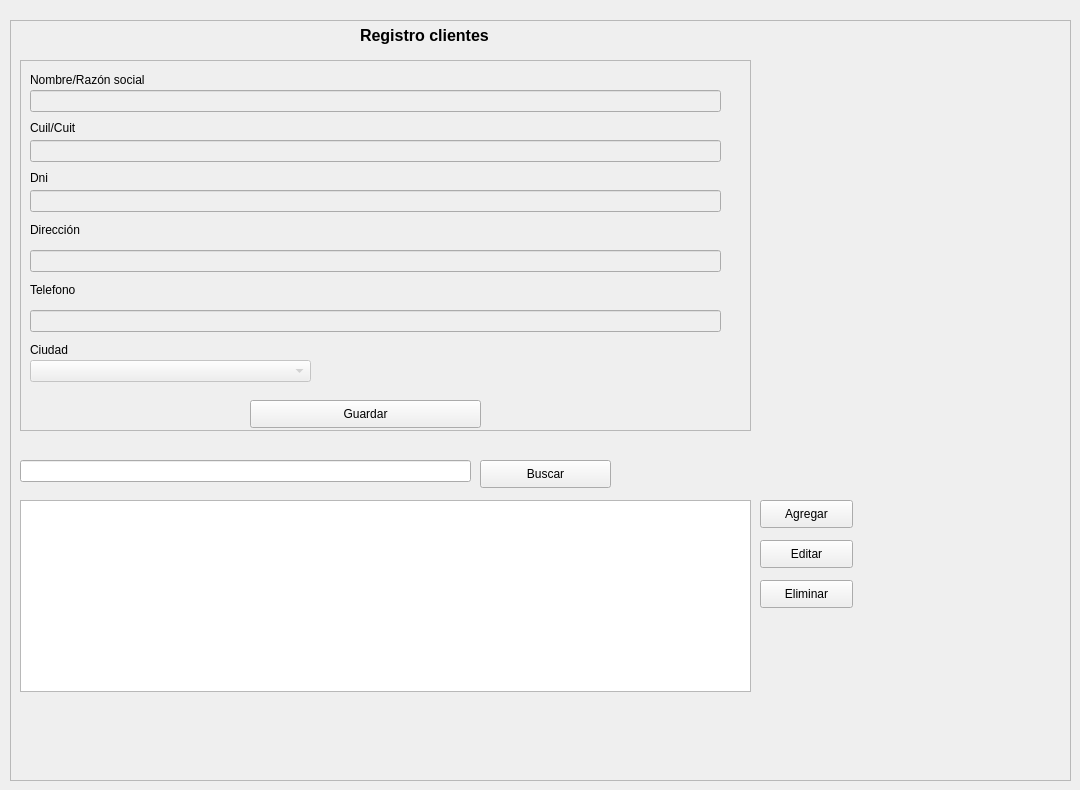
       <widget class="QWidget" name="cliente">
        <attribute name="title">
         <string>Clientes</string>
        </attribute>
        <widget class="QFrame" name="frame_cliente">
         <property name="geometry">
          <rect>
           <x>10</x>
           <y>20</y>
           <width>1061</width>
           <height>761</height>
          </rect>
         </property>
         <property name="frameShape">
          <enum>QFrame::StyledPanel</enum>
         </property>
         <property name="frameShadow">
          <enum>QFrame::Raised</enum>
         </property>
         <widget class="QLineEdit" name="lineEdit_buscar_cliente">
          <property name="geometry">
           <rect>
            <x>10</x>
            <y>440</y>
            <width>451</width>
            <height>22</height>
           </rect>
          </property>
         </widget>
         <widget class="QPushButton" name="btn_buscar_cliente">
          <property name="geometry">
           <rect>
            <x>470</x>
            <y>440</y>
            <width>131</width>
            <height>28</height>
           </rect>
          </property>
          <property name="text">
           <string>Buscar</string>
          </property>
         </widget>
         <widget class="QPushButton" name="btn_agregar_cliente_3">
          <property name="geometry">
           <rect>
            <x>750</x>
            <y>480</y>
            <width>93</width>
            <height>28</height>
           </rect>
          </property>
          <property name="text">
           <string>Agregar</string>
          </property>
         </widget>
         <widget class="QPushButton" name="btn_eliminar_cliente">
          <property name="geometry">
           <rect>
            <x>750</x>
            <y>560</y>
            <width>93</width>
            <height>28</height>
           </rect>
          </property>
          <property name="text">
           <string>Eliminar</string>
          </property>
         </widget>
         <widget class="QPushButton" name="btn_editar_cliente">
          <property name="geometry">
           <rect>
            <x>750</x>
            <y>520</y>
            <width>93</width>
            <height>28</height>
           </rect>
          </property>
          <property name="text">
           <string>Editar</string>
          </property>
         </widget>
         <widget class="QFrame" name="frame_7">
          <property name="geometry">
           <rect>
            <x>10</x>
            <y>40</y>
            <width>731</width>
            <height>371</height>
           </rect>
          </property>
          <property name="frameShape">
           <enum>QFrame::StyledPanel</enum>
          </property>
          <property name="frameShadow">
           <enum>QFrame::Raised</enum>
          </property>
          <widget class="QLabel" name="label_21">
           <property name="geometry">
            <rect>
             <x>10</x>
             <y>10</y>
             <width>131</width>
             <height>20</height>
            </rect>
           </property>
           <property name="text">
            <string>Nombre/Razón social</string>
           </property>
          </widget>
          <widget class="QLineEdit" name="lineEdit_nombre_cliente">
           <property name="enabled">
            <bool>false</bool>
           </property>
           <property name="geometry">
            <rect>
             <x>10</x>
             <y>30</y>
             <width>691</width>
             <height>22</height>
            </rect>
           </property>
          </widget>
          <widget class="QLabel" name="label_22">
           <property name="geometry">
            <rect>
             <x>10</x>
             <y>60</y>
             <width>161</width>
             <height>16</height>
            </rect>
           </property>
           <property name="text">
            <string>Cuil/Cuit</string>
           </property>
          </widget>
          <widget class="QLineEdit" name="lineEdit_cuit_cliente">
           <property name="enabled">
            <bool>false</bool>
           </property>
           <property name="geometry">
            <rect>
             <x>10</x>
             <y>80</y>
             <width>691</width>
             <height>22</height>
            </rect>
           </property>
          </widget>
          <widget class="QLabel" name="label_23">
           <property name="geometry">
            <rect>
             <x>10</x>
             <y>110</y>
             <width>161</width>
             <height>16</height>
            </rect>
           </property>
           <property name="text">
            <string>Dni</string>
           </property>
          </widget>
          <widget class="QLineEdit" name="lineEdit_dni_cliente">
           <property name="enabled">
            <bool>false</bool>
           </property>
           <property name="geometry">
            <rect>
             <x>10</x>
             <y>130</y>
             <width>691</width>
             <height>22</height>
            </rect>
           </property>
          </widget>
          <widget class="QLineEdit" name="lineEdit_direccion_cliente">
           <property name="enabled">
            <bool>false</bool>
           </property>
           <property name="geometry">
            <rect>
             <x>10</x>
             <y>190</y>
             <width>691</width>
             <height>22</height>
            </rect>
           </property>
          </widget>
          <widget class="QLabel" name="label_24">
           <property name="geometry">
            <rect>
             <x>10</x>
             <y>160</y>
             <width>121</width>
             <height>20</height>
            </rect>
           </property>
           <property name="text">
            <string>Dirección</string>
           </property>
          </widget>
          <widget class="QLabel" name="label_25">
           <property name="geometry">
            <rect>
             <x>10</x>
             <y>220</y>
             <width>121</width>
             <height>20</height>
            </rect>
           </property>
           <property name="text">
            <string>Telefono</string>
           </property>
          </widget>
          <widget class="QLineEdit" name="lineEdit_telefono_cliente">
           <property name="enabled">
            <bool>false</bool>
           </property>
           <property name="geometry">
            <rect>
             <x>10</x>
             <y>250</y>
             <width>691</width>
             <height>22</height>
            </rect>
           </property>
          </widget>
          <widget class="QLabel" name="label_26">
           <property name="geometry">
            <rect>
             <x>10</x>
             <y>280</y>
             <width>121</width>
             <height>20</height>
            </rect>
           </property>
           <property name="text">
            <string>Ciudad</string>
           </property>
          </widget>
          <widget class="QComboBox" name="comboBox_ciudad_cliente">
           <property name="enabled">
            <bool>false</bool>
           </property>
           <property name="geometry">
            <rect>
             <x>10</x>
             <y>300</y>
             <width>281</width>
             <height>22</height>
            </rect>
           </property>
          </widget>
          <widget class="QPushButton" name="btn_guardar_cliente">
           <property name="geometry">
            <rect>
             <x>230</x>
             <y>340</y>
             <width>231</width>
             <height>28</height>
            </rect>
           </property>
           <property name="text">
            <string>Guardar</string>
           </property>
          </widget>
         </widget>
         <widget class="QTableWidget" name="tabla_cliente">
          <property name="geometry">
           <rect>
            <x>10</x>
            <y>480</y>
            <width>731</width>
            <height>192</height>
           </rect>
          </property>
         </widget>
         <widget class="QLabel" name="label_8">
          <property name="geometry">
           <rect>
            <x>350</x>
            <y>0</y>
            <width>191</width>
            <height>31</height>
           </rect>
          </property>
          <property name="font">
           <font>
            <pointsize>12</pointsize>
            <weight>75</weight>
            <bold>true</bold>
           </font>
          </property>
          <property name="text">
           <string>Registro clientes</string>
          </property>
         </widget>
        </widget>
       </widget>
